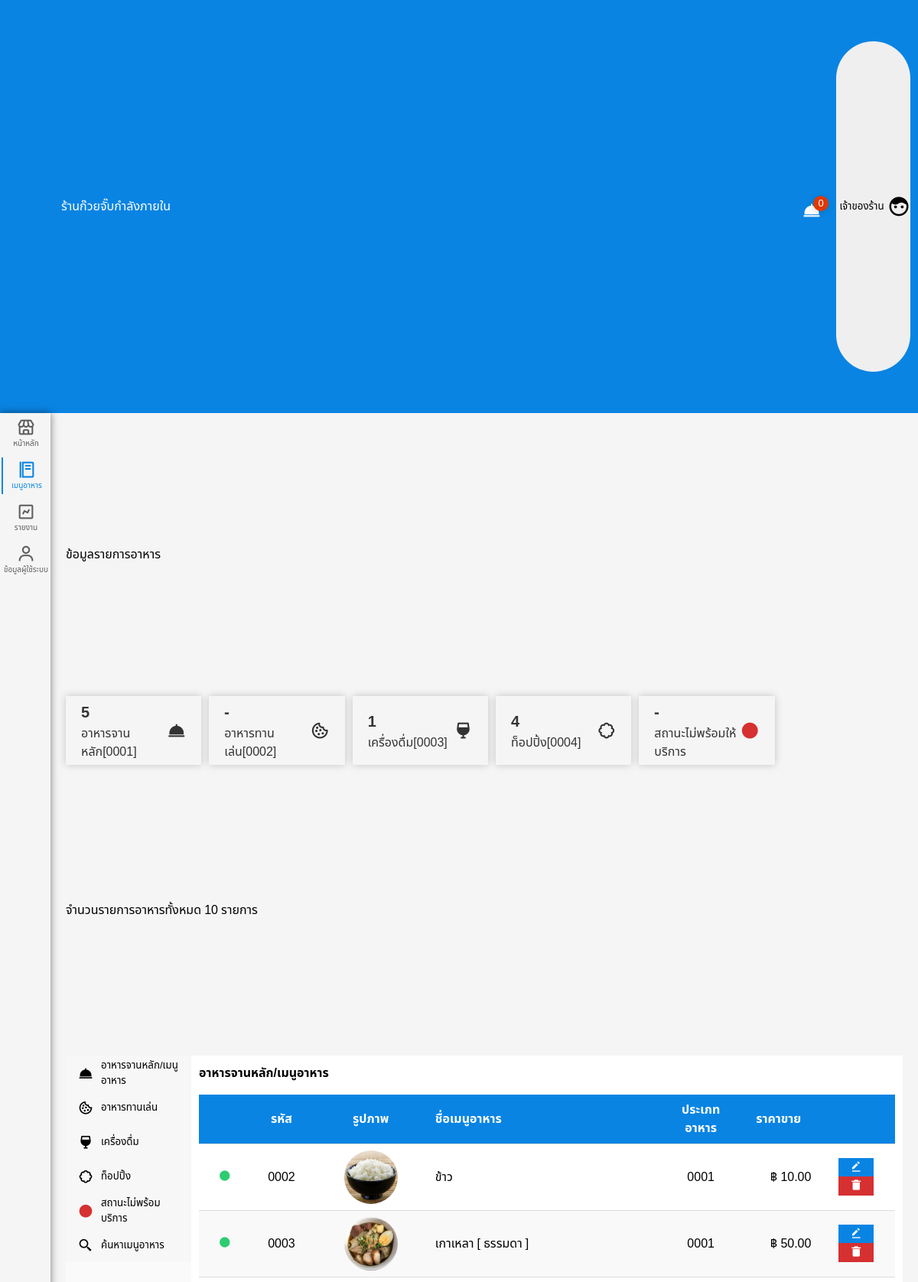
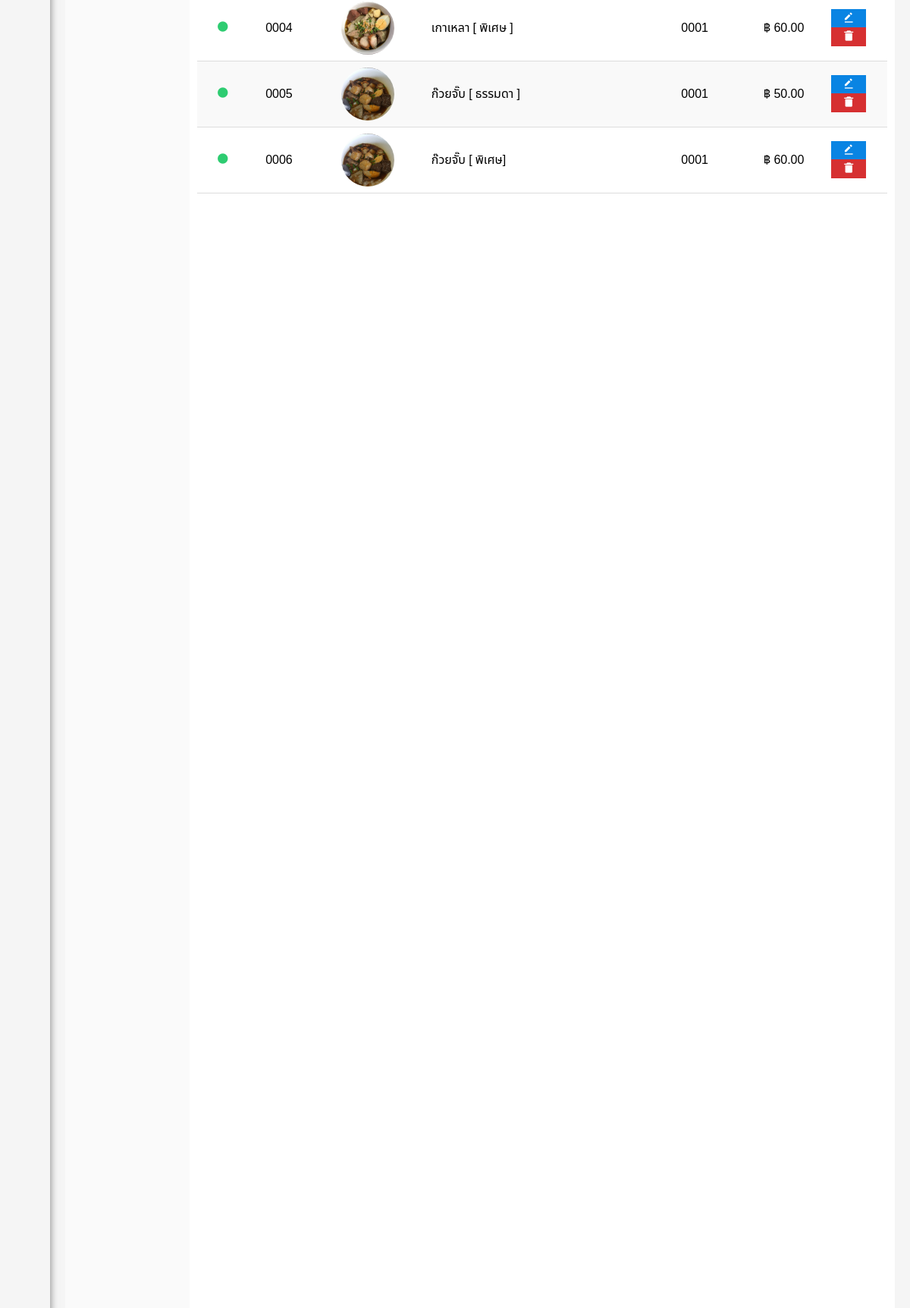
Screenshot of /00food.php (signed in, upper part) with the database file from the repository (2 pictures, top to bottom).
### tables this page shows
CREATE TABLE `user_type` (
  `id_user_type` int(2) NOT NULL,
  `user_type` varchar(20) NOT NULL
);

CREATE TABLE `food_item` (
  `food_menu_code` int(4) UNSIGNED ZEROFILL NOT NULL COMMENT 'รหัสเมนูอาหาร',
  `food_menu_name` varchar(100) NOT NULL COMMENT 'ชื่อเมนูอาหาร',
  `selling_price_food` int(10) NOT NULL COMMENT 'ราคาขาย',
  `category_food` int(4) UNSIGNED ZEROFILL NOT NULL COMMENT 'ประเภทอาหาร',
  `img` varchar(100) NOT NULL COMMENT 'ภาพอาหาร',
  `date_added` datetime NOT NULL COMMENT 'วันที่เพิ่มข้อมูล',
  `status` int(1) NOT NULL COMMENT 'สถานะ เช่น ยกเลิกเมนูหรือเมนูยังไม่พร้อม\r\n'
);

### function.php (called while the page is built, shortened)
<?php
    class DB_con {
        function __construct() {
            $conn = mysqli_connect(DB_SERVER, DB_USER, DB_PASS, DB_NAME);
            $this->dbcon = $conn;
        }
        public function tostatus(){
            $status = mysqli_query($this->dbcon,"SELECT status, COUNT(table_id) as TOstatus FROM table_number WHERE status=1 GROUP BY status");
            return $status ;
        }
    }
?>

### 00food.php (the view, shortened to what this page needs)
<?php  include 'connect.php';
include_once('function.php');
?>
<html lang="en">
<head>
    <link rel="stylesheet"href="wcss/food.css">
    <link rel="stylesheet"href="wcss/navber.css">
    <link href='https://unpkg.com/boxicons@2.0.7/css/boxicons.min.css' rel='stylesheet'>
    <link href="https://cdn.datatables.net/1.13.1/css/jquery.dataTables.min.css"rel="stylesheet">
</head>
<body>
<div class="navber">
        <div class="he">
            <a style="color: #fff; text-decoration: none;" href="00tablenumber.php">ร้านก๊วยจั๊บกำลังภายใน</a>
        </div>
        <a href="00order.php" class="button">
            <span  class="content"><i class='bx bxs-dish'></i></span>
                <?php
                include_once('function.php');
                $fetchdata = new DB_con();
                $sql = $fetchdata->tostatus();
                $row = mysqli_fetch_array($sql);
                    if($row>0){
                        echo '<span class="badge">'.$row['TOstatus'].'</span>';
                        }else{
                        echo '<span class="badge">0</span>';
                    }
                ?>
        </a>
        <?php
            $status = $_SESSION['status_login'] ;
            $user_type = mysqli_query($connect," SELECT * FROM `user_type` WHERE id_user_type='$status' " );
            $rowuser_type = mysqli_fetch_assoc($user_type)
        ?>
        <button class="myBtn2"id="myBtn10" onclick="myFunctionmyBtn()">
                    <p class="co"><?php echo $rowuser_type['user_type']?></p>
                    <div class="profile-photo"  >
                    <i class='bx bxs-face'></i>
                    </div>
        </button>
    </div>
    <div class="home-section">
                        <div class="menu">
                            <div class="nav-list">
                            <div class="menubox">
                                        <div class="a1">
                                            <a href="00tablenumber.php">
                                                <i class='bx bx-store' ></i>
                                                <span class="links_name">หน้าหลัก</span>
                                            </a>
                                        </div>
                                    </div>
                                    <div class="menubox">
                                        <div class="a2">
                                            <a href="00food.php">
                                                <i class='bx bx-food-menu' ></i>
                                                <span class="links_name">เมนูอาหาร</span>
                                            </a>
                                        </div>
                                    </div>
                                    <div class="menubox">
                                        <div class="a3">
                                            <a href="00report.php">
                                                <i class='bx bx-chart'></i>
                                                <span class="links_name">รายงาน</span>
                                            </a>
                                        </div>
                                    </div>
                                    <div class="menubox">
                                        <div class="a5">
                                            <a href="00user.php">
                                                <i class='bx bx-user'></i>
                                                <span class="links_name">ข้อมูลผู้ใช้ระบบ</span>
                                            </a>
                                        </div>
                                    </div>
                   </div>
    </div>
    <div class="S">
            <div class="text">
                <div class="Stockfood">ข้อมูลรายการอาหาร</div>
            </div>
            <div class="pro_">
                <div class="box boxitem ">
                    <div class="boxitem_">
                        <?php
                            $sql_status01= "SELECT category_food, COUNT(food_menu_code) as s1total
                            FROM   food_item
                            WHERE category_food=0001
                            GROUP BY category_food";
                            $st_0001 = mysqli_query($connect,$sql_status01);
                            $rows01 = mysqli_fetch_array($st_0001);
                            if($rows01>0){
                        ?>
                            <div class="number_pro"> <?php echo $rows01 ["s1total"];?> </div>
                        <?php
                            }  else {
                        ?>
                              <div class="number_pro">-</div>
                        <?php } ?>
                        <div class="box1_boxitem">
                                <div class="list_boxitem">อาหารจานหลัก[0001]</div>
                            </div>
                    </div>
                            <div class="iconboxitem"><i class='bx bxs-dish'></i></div>
                </div>
                <div class="box boxitem ">
                    <div class="boxitem_">
                        <?php
                            $sql_status02= "SELECT category_food, COUNT(food_menu_code) as s2total
                            FROM   food_item
                            WHERE category_food=0002
                            GROUP BY category_food";
                            $st_0002 = mysqli_query($connect,$sql_status02);
                            $rows02 = mysqli_fetch_array($st_0002);
                            if($rows02>0){
                        ?>
                            <div class="number_pro"> <?php echo $rows02 ["s2total"];?> </div>
                        <?php
                            }  else {
                        ?>
                              <div class="number_pro">-</div>
                        <?php } ?>
                            <div class="box1_boxitem">
                                <div class="list_boxitem">อาหารทานเล่น[0002]</div>
                            </div>
                    </div>
                            <div class="iconboxitem"><i class='bx bx-cookie'></i></div>
                </div>
                <div class="box boxitem ">
                    <div class="boxitem_">
                        <?php
                            $sql_status03= "SELECT category_food, COUNT(food_menu_code) as s3total
                            FROM  food_item
                            WHERE category_food=0003
                            GROUP BY category_food";
                            $st_0003 = mysqli_query($connect,$sql_status03);
                            $rows03 = mysqli_fetch_array($st_0003);
                            if($rows03>0){
                        ?>
                            <div class="number_pro"> <?php echo $rows03 ["s3total"];?> </div>
                        <?php
                            }  else {
                        ?>
                                <div class="number_pro">-</div>
                        <?php } ?>
                            <div class="box1_boxitem">
                                <div class="list_boxitem">เครื่องดื่ม[0003]</div>
                            </div>
                    </div>
                         <div class="iconboxitem"><i class='bx bxs-wine'></i></div>
                </div>
                <div class="box boxitem ">
                    <div class="boxitem_">
                        <?php
                            $sql_status04= "SELECT category_food, COUNT(food_menu_code) as s4total
                            FROM  food_item
                            WHERE category_food=0004
                            GROUP BY category_food";
                            $st_0004 = mysqli_query($connect,$sql_status04);
                            $rows04 = mysqli_fetch_array($st_0004);
                            if($rows04>0){
                        ?>
                            <div class="number_pro"> <?php  echo $rows04 ["s4total"] ;?> </div>
                        <?php
                            }  else {
                        ?>
                              <div class="number_pro">-</div>
                        <?php } ?>
                            <div class="box1_boxitem">
                                <div class="list_boxitem">ท็อปปิ้ง[0004]</div>
                            </div>
                    </div>
                            <div class="iconboxitem"><i class='bx bx-badge'></i></div>
                </div>
                <div class="box boxitem ">
                    <div class="boxitem_">
                        <?php
                            $st_ff = mysqli_query($connect,"SELECT * FROM food_item WHERE `status`='0';");
                            $numtotalfff = mysqli_num_rows($st_ff);
                            if($numtotalfff>0){
                        ?>
                            <div class="number_pro"> <?php  echo $numtotalfff ;?> </div>
                        <?php
                            }  else {
                        ?>
                              <div class="number_pro">-</div>
                        <?php } ?>
                            <div class="box1_boxitem">
                                <div class="list_boxitem">สถานะไม่พร้อมให้บริการ</div>
                            </div>
                    </div>
                            <div class="iconboxitem"><i style='color: #d63031; cursor: pointer;' class='bx bxs-circle status'></i></div>
                </div>
            </div>
            <div class="total">
                    <div class="num_total_list">
                            <?php
                                    $sql_total = mysqli_query($connect," SELECT * FROM food_item ");
                                    $numtotal = mysqli_num_rows($sql_total);
                                    echo "จำนวนรายการอาหารทั้งหมด ". $numtotal."&nbspรายการ&nbsp";
                            ?>
                </div>
            </div>
<div class="boxx">
    <div class="boxS">
    <div class="tab">
        <button class="tablinks" onclick="food(event, 'F1')" > <i class='bx bxs-dish'></i>อาหารจานหลัก/เมนูอาหาร</button>
        <button class="tablinks" onclick="food(event, 'F2')"> <i class='bx bx-cookie'></i>อาหารทานเล่น</button>
        <button class="tablinks" onclick="food(event, 'F3')"> <i class='bx bxs-wine'></i>เครื่องดื่ม</button>
        <button class="tablinks" onclick="food(event, 'F4')"> <i class='bx bx-badge'></i>ท็อปปิ้ง</button>
        <button class="tablinks" onclick="food(event, 'FF')"> <i style='color: #d63031; ' class='bx bxs-circle'></i> สถานะไม่พร้อมบริการ</button>
        <button class="tablinks" onclick="food(event, 'F5')" id="defaultOpenfood" > <i class='bx bx-search-alt-2'></i>ค้นหาเมนูอาหาร</button>
    </div>
<div id="F1" class="tabcontent">
    <div class="danger" style="background-color: #ffffff;" >
        <p>อาหารจานหลัก/เมนูอาหาร</p>
    </div>
    <div class="box3">
            <div class="pro_list pro_list_two">
                <div class="total_list">
                            <div class="food">
                                <div class="totalscroll">
                                    <table id="example">
                                        <thead>
                                            <tr class="theadFix" >
                                                <th style="text-align: center; width:5%;"></th>
                                                <th style="text-align: center; width:8%;">รหัส</th>
                                                <th style="text-align: center; width:15%;">รูปภาพ</th>
                                                <th style="text-align: start; width:30%">ชื่อเมนูอาหาร</th>
                                                <th style="text-align: center; width:10%;" >ประเภทอาหาร</th>
                                                <th style="text-align: center; width:10%;" >ราคาขาย</th>
                                                <th style="width:10%;"></th>
                                            </tr>
                                        <thead>
                                        <tbody>
                                                <?php
                                                    $query = mysqli_query($connect, "SELECT * FROM food_item WHERE category_food = '0001'  AND`status`=1");
                                                    $totalcnt = mysqli_num_rows($query);
                                                    if ($totalcnt > 0) {
                                                        while ($row = mysqli_fetch_assoc($query)) {
                                                            if($row['status']=='1'){
                                                                $statusfood = "<i style='color: #2ecc71; cursor: pointer; ' class='bx bxs-circle status'></i>";
                                                            }else{
                                                                $statusfood = "<i style='color: #d63031; cursor: pointer;' class='bx bxs-circle status'></i>";
                                                            }
                                                ?>
                                            <tr>
                                                <td style="text-align: center;"><a data-id="<?= $row['food_menu_code']; ?>" href="?status_food=<?= $row['food_menu_code']; ?> " class="status-btn" ><?php echo $statusfood ;?> </a></td>
                                                <td style="text-align: center; "><p><?php echo $row["food_menu_code"]?></p></td>
                                                <td style="text-align: center;"><img src="imgfood/<?php echo $row['img']?>" /></td>
                                                <td style="text-align: start;"><?php echo $row["food_menu_name"]?></td>
                                                <td style="text-align: center; "><?php echo $row["category_food"]?></td>
                                                <td><?php echo "฿   ". number_format( $row["selling_price_food"],2)  ?></td>
                                                <td style="text-align: center; ">
                                                    <a  class="btn edit" name="edit" href="foodedit.php?food_menu_code=<?=$row["food_menu_code"]?>"><i class='bx bxs-edit-alt' ></i></a>
                                                    <a data-id="<?= $row['food_menu_code']; ?>" href="?del_food=<?= $row['food_menu_code']; ?>" class="btn delete delete-btn"><i class='bx bxs-trash-alt'></i></a>
                                                </td>
                                            </tr>
                                            <?php } } else { ?>
                                            <tr>
                                                <td colspan="7" ><p class="nodata">ไม่มีข้อมูล<p></td>
                                            </tr>
                                            <?php } ?>
                                        </tbody>
                                    </table >
                                </div>
                            </div>
                </div>
            </div>
    </div>
</div>
    </div>
</div>
</body>
</html>

### rows the page displays
user_type: user_type "เจ้าของร้าน"
food_item: status 1 (drawn), food_menu_code "0002", img (picture), food_menu_name "ข้าว", category_food "0001", selling_price_food "10.00"
food_item: status 1 (drawn), food_menu_code "0003", img (picture), food_menu_name "เกาเหลา [ ธรรมดา ]", category_food "0001", selling_price_food "50.00"
food_item: status 1 (drawn), food_menu_code "0004", img (picture), food_menu_name "เกาเหลา [ พิเศษ ]", category_food "0001", selling_price_food "60.00"
food_item: status 1 (drawn), food_menu_code "0005", img (picture), food_menu_name "ก๊วยจั๊บ [ ธรรมดา ]", category_food "0001", selling_price_food "50.00"
food_item: status 1 (drawn), food_menu_code "0006", img (picture), food_menu_name "ก๊วยจั๊บ [ พิเศษ]", category_food "0001", selling_price_food "60.00"

### other values shown
$rows01 ["s1total"] "5"
$rows03 ["s3total"] "1"
$rows04 ["s4total"] "4"
$numtotal "10"
